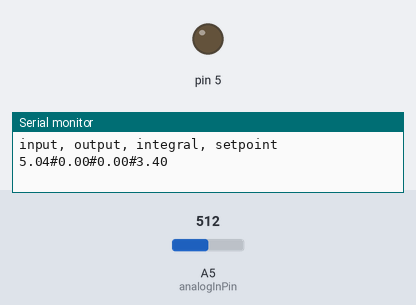
Bench run of a sketch on a simulated Arduino Uno, built with avr-gcc and run on an emulated ATmega328P. On the bench: output pins drawn as LEDs (lit = HIGH), the last lines printed to the serial monitor. Inputs (shaded band) come from the test bench; at power-on: A5 (analogInPin) = 512.

Above: at 1.2 s.
1.3 s: A5 (analogInPin) set to 306
At 2.0 s:
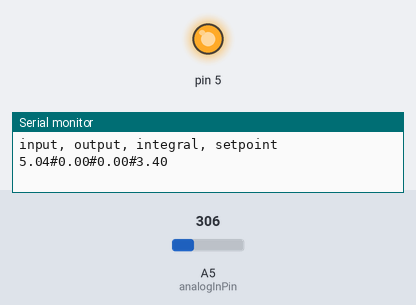
4.3 s: A5 (analogInPin) set to 322
5.8 s: A5 (analogInPin) set to 331
7.3 s: A5 (analogInPin) set to 511
At 7.7 s:
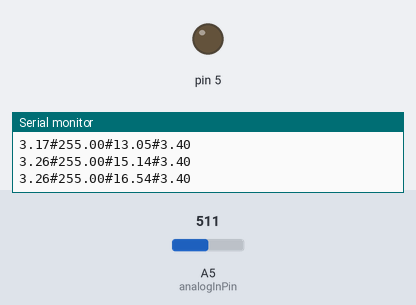
Timing chart, 0 to 9.8 s (numbered marks = the images above; inputs shaded):
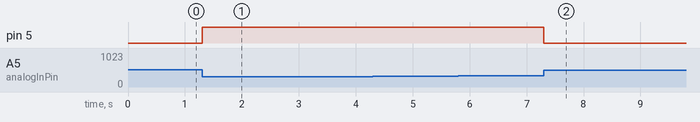

Measured:
- after the input at 1.3 s, pin 5: LOW → HIGH at once
- after the input at 7.3 s, pin 5: HIGH → LOW at once

The sketch:

bluetoothPy_1_sketch_jun19a.ino
```cpp
// Объявление внешних подключений
#include <GyverPID.h>
GyverPID pid;
const int analogInPin = A5;  // Разъем для подключения аналогового датчика
const int Fs = 5;          // Частота дискретизации сигнала (Гц)
// Объявление переменных
//int sensorValue = 0;         // Результат измерения
uint32_t ms_old = 0;         // Время предыдущего измерения
// Процедура инициализации
#define VREF 5.04      // точное напряжение на пине 5V (в данном случае зависит от стабилизатора на плате Arduino)
#define DIV_R1 1000000  // точное значение 10 кОм резистора
#define DIV_R2 1000000   // точное значение 4.7 кОм резистора
void setup() {

  pinMode( analogInPin, INPUT );// Настройка ввода аналоговой части

  ms_old = millis();          // Инициализировать предыдущее время измерения текущим временем в мс
  pid.Kp = 1700;
  pid.Ki = 10;
  pid.Kd = 10;
  pid.setDt(1);
  pid.setDirection(NORMAL);
  pid.setpoint = 3.4;
  Serial.begin(9600);          // Настройка скорости передачи на ПК (бод)
  Serial.setTimeout(50);
  Serial.println("input, output, integral, setpoint");
}
// Главный цикл работы
void loop() {


 pidCountrol();
 parsing();
}
// ПДИ резулятор
void pidCountrol() {
  static uint32_t tmr;
  static uint32_t tmr2;

  if (millis() - tmr>1) {
    tmr = millis();
    pid.input = (int)analogRead(analogInPin) * VREF * ((DIV_R1 + DIV_R2) / DIV_R2) / 1024;
    pid.getResult();
    pid.getResult();

    analogWrite(5, pid.output);

  }
  if (millis() - tmr2>1000) {
    tmr2 = millis();
   Serial.print(pid.input); Serial.print('#');
    Serial.print(pid.output); Serial.print('#');
    Serial.print(pid.integral); Serial.print('#');
    Serial.println(pid.setpoint);

  }

}
// Обратная связь для регулирования напряжения на выводе
void parsing(){
  static uint32_t tmr3;
  if (Serial.available() > 1) {
    char incoming = Serial.read();
    float value = Serial.parseFloat();
    switch (incoming){
      case '1': pid.Kp = value; break;
      case '2': pid.Ki = value; break;
      case '3': pid.Kd = value; break;
      case '4': pid.setpoint = value; break;
    }

    if (millis() - tmr3>1000){
      tmr3 = millis();
      Serial.print('9'); Serial.print('#');
    Serial.print(pid.Kp); Serial.print('#');
    Serial.print(pid.Ki);Serial.print('#');
    Serial.print(pid.Kd);Serial.print('#');
    Serial.println(pid.setpoint);
    }
  }
}
```
